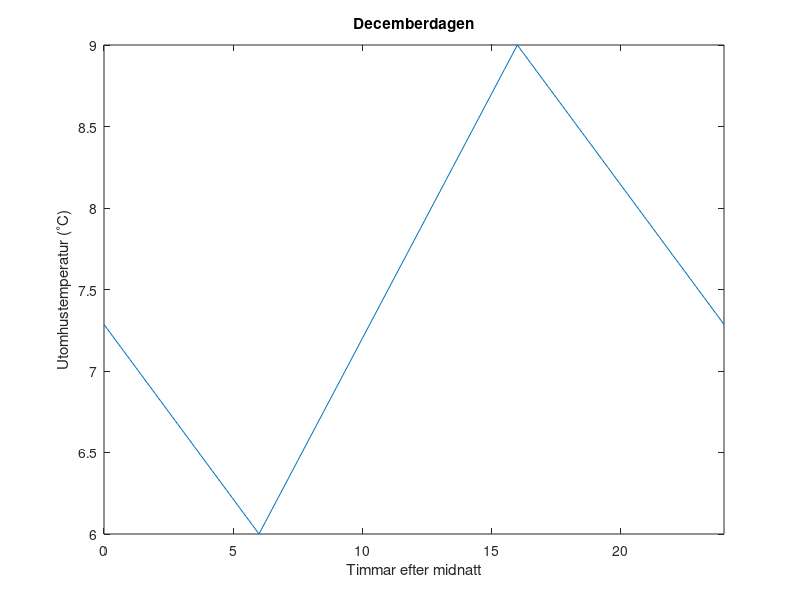
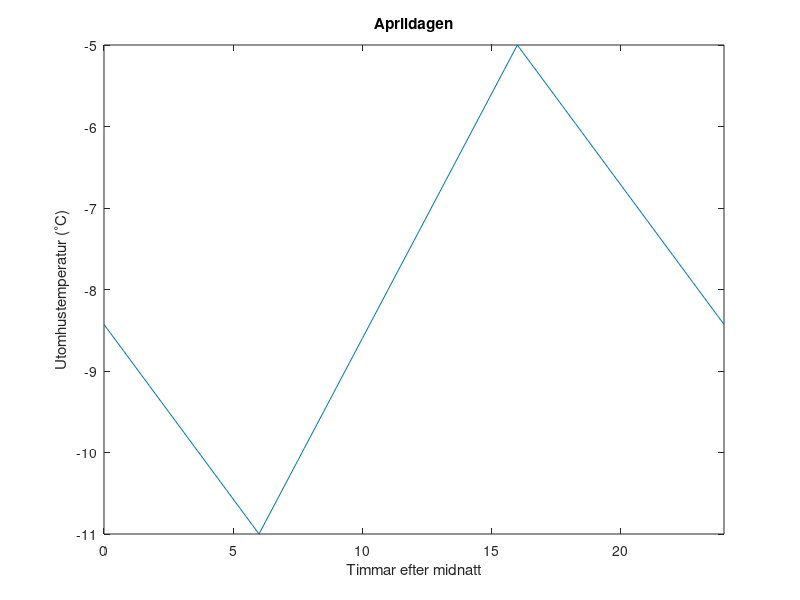

Write the MATLAB code that produced these figures, in order.
function ret = temperatureGraph()

t = 0:900:24*3600;

Tapr = zeros(size(t,2),1);
Tdec = zeros(size(t,2),1);

PrepareTempInterpolation([6, 6;16,9]); %[Time, T; Time, T]

for n = 1:size(t,2)
  Tapr(n) = Tout(t(n));
end


PrepareTempInterpolation([6, -11;16,-5]);

for n = 1:size(t,2)
  Tdec(n) = Tout(t(n));
end

fig1 = figure(1);
plot(t/3600, Tapr)
set(fig1, 'Position', [100, 100, 300, 200])
xlim([0 24])
title('Decemberdagen')
ylabel('Utomhustemperatur (^\circ{}C)')
xlabel('Timmar efter midnatt')
fig2 = figure(2);
plot(t/3600, Tdec)
xlim([0 24])
set(fig2, 'Position', [420, 100, 300, 200])
title('Aprildagen')
xlabel('Timmar efter midnatt')
ylabel('Utomhustemperatur (^\circ{}C)')





function ret = PrepareTempInterpolation(points)
global BreakTimes TemperatureSpline

%Points is a matrix that contains the known
%times in the first column and the assosciated temperatures
%in the second column. The function should be periodic on 24h.

splineCount = size(points,1)+1;
A = zeros(splineCount*2, splineCount*2);
b = zeros(splineCount*2,1);
BreakTimes = points(:,1);

%Prepare equation system

for n=1:(splineCount-1)
  A(2*n-1, [2*n-1, 2*n]) = [1, points(n,1)];
  A(2*n, [2*(n+1)-1, 2*(n+1)]) = [1, points(n,1)];
  b([2*n-1 2*n]) = points(n,2);
end

A(2*splineCount-1,[1,2,2*splineCount-1, 2*splineCount]) = ...
    [1, 0,-1,-24];

A(2*splineCount,[2, 2*splineCount]) = [1, -1];

%Solve for X.
TemperatureSpline = A\b;


function ret = Tout(Time)
global BreakTimes TemperatureSpline

t = mod(Time,24*3600)/3600;


foundSpline = 0;

for n = 1:(size(BreakTimes,1)-1)

  if((t > BreakTimes(n)) & (t < BreakTimes(n+1)))
    foundSpline = n+1;
  end
end

if(foundSpline == 0)

  if(t<= BreakTimes(1))
    foundSpline = 1;
  else
    foundSpline = size(BreakTimes,1)+1;
  end
end


ret = [1,t]*TemperatureSpline(2*foundSpline+[-1:0]);
